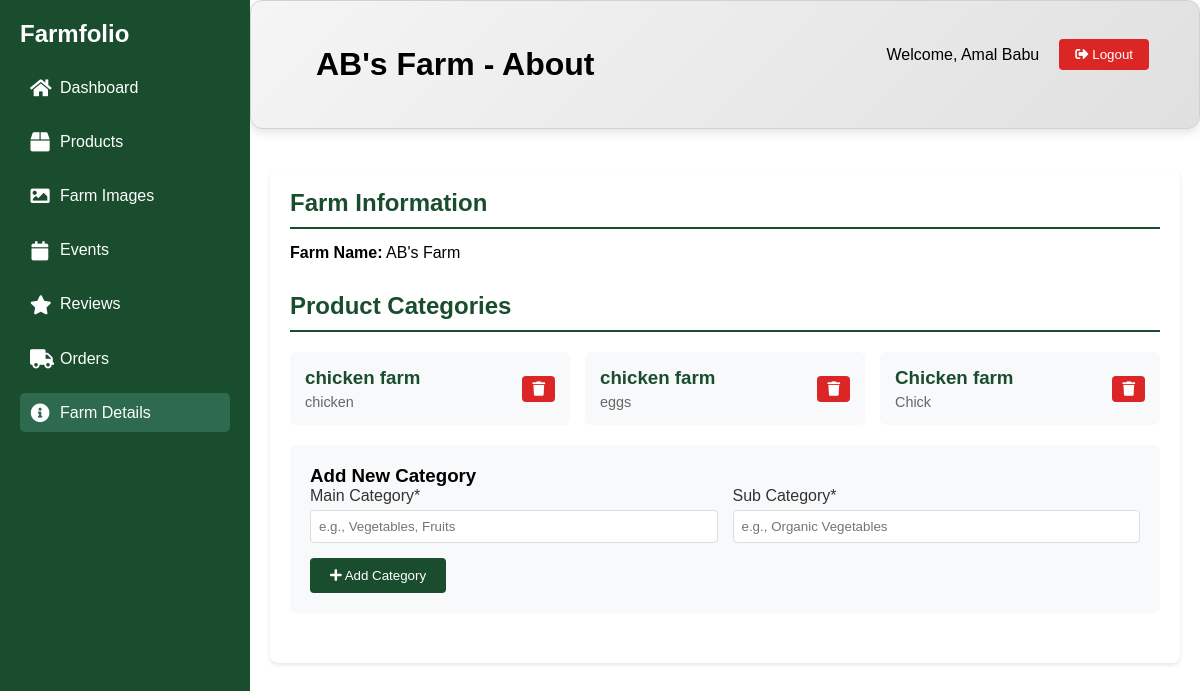
The page /farm/about.php (signed in) on the database its author committed.
### tables this page shows
CREATE TABLE `tbl_farms` (
  `farm_id` int(11) NOT NULL,
  `user_id` int(11) NOT NULL,
  `farm_name` varchar(255) NOT NULL,
  `location` varchar(255) NOT NULL,
  `description` text DEFAULT NULL,
  `created_at` timestamp NOT NULL DEFAULT current_timestamp(),
  `status` enum('pending','active','rejected') NOT NULL DEFAULT 'pending'
);

CREATE TABLE `tbl_category` (
  `category_id` int(11) NOT NULL,
  `category` varchar(255) NOT NULL,
  `sub` varchar(100) NOT NULL,
  `status` enum('0','1') NOT NULL DEFAULT '1'
);

### farm/about.php (the view, shortened to what this page needs)
<?php
include '../databse/connect.php';
$userid = $_SESSION['userid'];
$farm_query = "SELECT * FROM tbl_farms WHERE user_id = $userid";
$farm_result = mysqli_query($conn, $farm_query);
$farm = mysqli_fetch_assoc($farm_result);
$farm_id = $farm['farm_id'];
$farm_categories_query = "SELECT c.* FROM tbl_category c
                         INNER JOIN tbl_fc fc ON c.category_id = fc.category_id
                         WHERE fc.farm_id = $farm_id";
$farm_categories = mysqli_query($conn, $farm_categories_query);
?>
<!DOCTYPE html>
<html>
<head>
    <link rel="stylesheet" href="https://cdnjs.cloudflare.com/ajax/libs/font-awesome/5.15.4/css/all.min.css">
    <link rel="stylesheet" href="farm.css">
</head>
<body>
    <?php include 'sidebar.php'; ?>
    <div class="main-content">
        <div class="dashboard-header">
            <h1><?php echo $farm['farm_name']; ?> - About</h1>
            <div class="user-section">
                <span>Welcome, <?php echo $_SESSION['username']; ?></span>
                <a href="../logout/logout.php"><button class="logout-btn"><i class="fas fa-sign-out-alt"></i> Logout</button></a>
            </div>
        </div>
        <?php if($farm['status'] == 'active'): ?>
            <div class="farm-details">
                <div class="details-section">
                    <h2>Farm Information</h2>
                    <p><strong>Farm Name:</strong> <?php echo htmlspecialchars($farm['farm_name']); ?></p>
                </div>
                <div class="details-section">
                    <h2>Product Categories</h2>
                    <div class="category-grid">
                        <?php while($category = mysqli_fetch_assoc($farm_categories)): ?>
                            <div class="category-card">
                                <div class="category-info">
                                    <h3><?php echo htmlspecialchars($category['category']); ?></h3>
                                    <p><?php echo htmlspecialchars($category['sub']); ?></p>
                                </div>
                                <form method="POST" style="display: inline;">
                                    <button type="submit" name="delete_category" class="delete-category-btn"
                                            onclick="return confirm('Are you sure you want to remove this category?')">
                                        <i class="fas fa-trash"></i>
                                    </button>
                                </form>
                            </div>
                        <?php endwhile; ?>
                    </div>
                    <div class="add-category-form">
                        <h3>Add New Category</h3>
                        <form method="POST">
                            <div class="form-row">
                                <div class="form-group">
                                    <label for="category">Main Category*</label>
                                    <input type="text" id="category" name="category" required
                                           placeholder="e.g., Vegetables, Fruits">
                                </div>
                                <div class="form-group">
                                    <label for="sub_category">Sub Category*</label>
                                    <input type="text" id="sub_category" name="sub_category" required
                                           placeholder="e.g., Organic Vegetables">
                                </div>
                            </div>
                            <button type="submit" name="add_category" class="add-category-btn">
                                <i class="fas fa-plus"></i> Add Category
                            </button>
                        </form>
                    </div>
                </div>
            </div>
        <?php endif; ?>
    </div>
</body>
</html>

### farm/farm.css (style rules this page uses)
* { margin: 0; padding: 0; box-sizing: border-box; font-family: Arial, sans-serif; }
body { display: flex; min-height: 100vh; }
.dashboard-header { padding: 30px 50px; display: flex; justify-content: space-between; align-items: center; margin-bottom: 20px; background: linear-gradient(135deg, #f5f5f5, #e0e0e0); border-radius: 12px; box-shadow: 0px 4px 10px rgba(0, 0, 0, 0.1); border: 1px solid #d1d1d1; }
.dashboard-header h1 { margin: 15px; }
.user-section { display: flex; align-items: center; gap: 20px; }
.logout-btn { padding: 8px 16px; background: #dc2626; color: white; border: none; border-radius: 4px; cursor: pointer; transition: background 0.3s; }
.user-section { display: flex; justify-content: flex-end; align-items: center; gap: 20px; margin-bottom: 20px; }
.main-content { margin-left: 250px; flex: 1; transition: margin-left 0.3s ease; }
.main-content { margin-left: 250px; flex: 1; display: flex; flex-direction: column; min-height: 100vh; }

### farm/about.php (style rules this page uses)
.farm-details { background: white; border-radius: 8px; padding: 20px; margin: 20px; box-shadow: 0 2px 4px rgba(0,0,0,0.1); }
.details-section { margin-bottom: 30px; }
.details-section h2 { color: #1a4d2e; margin-bottom: 15px; border-bottom: 2px solid #1a4d2e; padding-bottom: 10px; }
.category-grid { display: grid; grid-template-columns: repeat(auto-fill, minmax(250px, 1fr)); gap: 15px; margin-top: 20px; }
.category-card { background: #f8f9fa; border-radius: 6px; padding: 15px; display: flex; justify-content: space-between; align-items: center; }
.category-info h3 { margin: 0; color: #1a4d2e; }
.category-info p { margin: 5px 0 0; color: #666; font-size: 0.9em; }
.add-category-form { background: #f8f9fa; padding: 20px; border-radius: 6px; margin-top: 20px; }
.form-row { display: flex; gap: 15px; margin-bottom: 15px; }
.form-group { flex: 1; }
.form-group label { display: block; margin-bottom: 5px; color: #333; }
.form-group input { width: 100%; padding: 8px; border: 1px solid #ddd; border-radius: 4px; }
.add-category-btn { background: #1a4d2e; color: white; border: none; padding: 10px 20px; border-radius: 4px; cursor: pointer; }
.delete-category-btn { background: #dc2626; color: white; border: none; padding: 5px 10px; border-radius: 4px; cursor: pointer; font-size: 0.9em; }

### rows shown on the page
tbl_farms: farm_name "AB's Farm"
tbl_category: category "chicken farm", sub "chicken"
tbl_category: category "chicken farm", sub "eggs"
tbl_category: category "Chicken farm", sub "Chick"

### other values the page prints
$_SESSION['username'] "Amal Babu"
